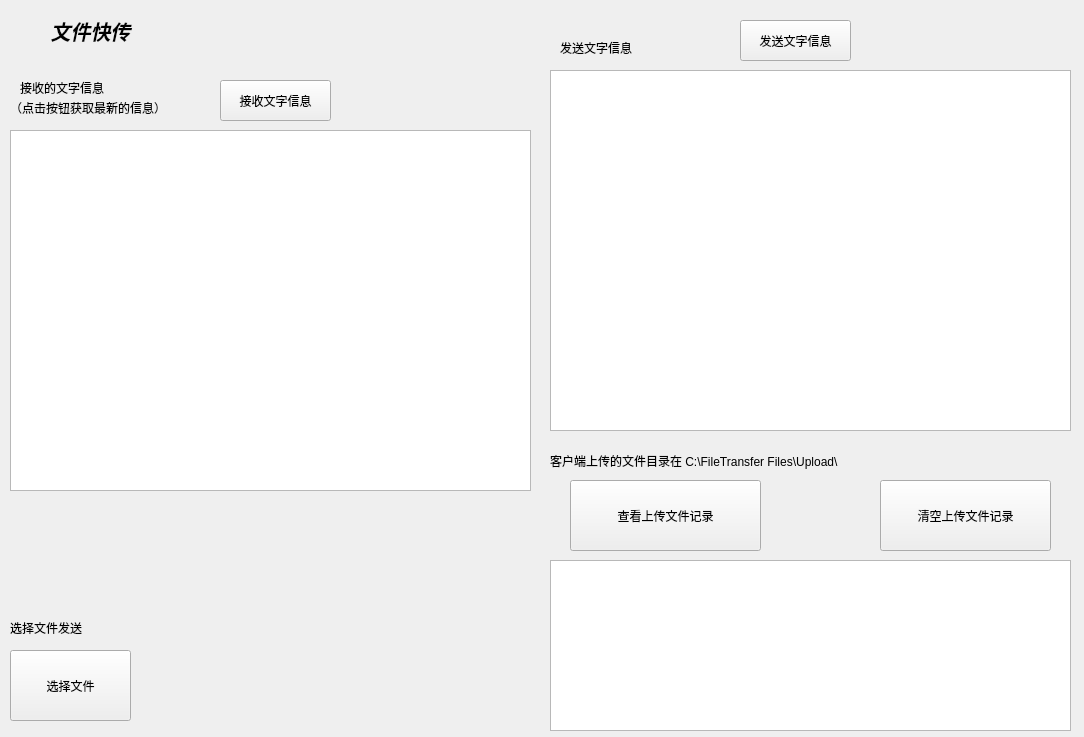
<?xml version="1.0" encoding="UTF-8"?>
<ui version="4.0">
 <class>PcServer</class>
 <widget class="QWidget" name="PcServer">
  <property name="geometry">
   <rect>
    <x>0</x>
    <y>0</y>
    <width>1084</width>
    <height>737</height>
   </rect>
  </property>
  <property name="windowTitle">
   <string>Form</string>
  </property>
  <widget class="QLabel" name="label">
   <property name="geometry">
    <rect>
     <x>10</x>
     <y>510</y>
     <width>521</width>
     <height>21</height>
    </rect>
   </property>
   <property name="styleSheet">
    <string notr="true"/>
   </property>
   <property name="text">
    <string/>
   </property>
  </widget>
  <widget class="QLabel" name="label_2">
   <property name="geometry">
    <rect>
     <x>10</x>
     <y>550</y>
     <width>521</width>
     <height>21</height>
    </rect>
   </property>
   <property name="styleSheet">
    <string notr="true"/>
   </property>
   <property name="text">
    <string/>
   </property>
  </widget>
  <widget class="QLabel" name="label_3">
   <property name="geometry">
    <rect>
     <x>550</x>
     <y>450</y>
     <width>501</width>
     <height>21</height>
    </rect>
   </property>
   <property name="styleSheet">
    <string notr="true"/>
   </property>
   <property name="text">
    <string>客户端上传的文件目录在 C:\FileTransfer Files\Upload\</string>
   </property>
  </widget>
  <widget class="QLabel" name="label_4">
   <property name="geometry">
    <rect>
     <x>20</x>
     <y>80</y>
     <width>111</width>
     <height>16</height>
    </rect>
   </property>
   <property name="styleSheet">
    <string notr="true"/>
   </property>
   <property name="text">
    <string>接收的文字信息</string>
   </property>
  </widget>
  <widget class="QToolButton" name="toolButton">
   <property name="geometry">
    <rect>
     <x>220</x>
     <y>80</y>
     <width>111</width>
     <height>41</height>
    </rect>
   </property>
   <property name="styleSheet">
    <string notr="true"/>
   </property>
   <property name="text">
    <string>接收文字信息</string>
   </property>
  </widget>
  <widget class="QLabel" name="label_5">
   <property name="geometry">
    <rect>
     <x>10</x>
     <y>100</y>
     <width>201</width>
     <height>16</height>
    </rect>
   </property>
   <property name="styleSheet">
    <string notr="true"/>
   </property>
   <property name="text">
    <string>（点击按钮获取最新的信息）</string>
   </property>
  </widget>
  <widget class="QToolButton" name="toolButton_2">
   <property name="geometry">
    <rect>
     <x>740</x>
     <y>20</y>
     <width>111</width>
     <height>41</height>
    </rect>
   </property>
   <property name="styleSheet">
    <string notr="true"/>
   </property>
   <property name="text">
    <string>发送文字信息</string>
   </property>
  </widget>
  <widget class="QLabel" name="label_7">
   <property name="geometry">
    <rect>
     <x>560</x>
     <y>40</y>
     <width>111</width>
     <height>16</height>
    </rect>
   </property>
   <property name="styleSheet">
    <string notr="true"/>
   </property>
   <property name="text">
    <string>发送文字信息</string>
   </property>
  </widget>
  <widget class="QToolButton" name="toolButton_3">
   <property name="geometry">
    <rect>
     <x>10</x>
     <y>650</y>
     <width>121</width>
     <height>71</height>
    </rect>
   </property>
   <property name="styleSheet">
    <string notr="true"/>
   </property>
   <property name="text">
    <string>选择文件</string>
   </property>
  </widget>
  <widget class="QLabel" name="label_6">
   <property name="geometry">
    <rect>
     <x>150</x>
     <y>590</y>
     <width>381</width>
     <height>131</height>
    </rect>
   </property>
   <property name="styleSheet">
    <string notr="true"/>
   </property>
   <property name="text">
    <string/>
   </property>
   <property name="textFormat">
    <enum>Qt::RichText</enum>
   </property>
   <property name="wordWrap">
    <bool>true</bool>
   </property>
  </widget>
  <widget class="QTextEdit" name="textEdit_3">
   <property name="geometry">
    <rect>
     <x>550</x>
     <y>70</y>
     <width>521</width>
     <height>361</height>
    </rect>
   </property>
   <property name="styleSheet">
    <string notr="true"/>
   </property>
  </widget>
  <widget class="QLabel" name="label_8">
   <property name="geometry">
    <rect>
     <x>10</x>
     <y>620</y>
     <width>111</width>
     <height>16</height>
    </rect>
   </property>
   <property name="styleSheet">
    <string notr="true"/>
   </property>
   <property name="text">
    <string>选择文件发送</string>
   </property>
  </widget>
  <widget class="QTextEdit" name="textEdit_4">
   <property name="geometry">
    <rect>
     <x>10</x>
     <y>130</y>
     <width>521</width>
     <height>361</height>
    </rect>
   </property>
   <property name="styleSheet">
    <string notr="true"/>
   </property>
  </widget>
  <widget class="QToolButton" name="toolButton_4">
   <property name="geometry">
    <rect>
     <x>570</x>
     <y>480</y>
     <width>191</width>
     <height>71</height>
    </rect>
   </property>
   <property name="styleSheet">
    <string notr="true"/>
   </property>
   <property name="text">
    <string>查看上传文件记录</string>
   </property>
  </widget>
  <widget class="QTextBrowser" name="textBrowser">
   <property name="geometry">
    <rect>
     <x>550</x>
     <y>560</y>
     <width>521</width>
     <height>171</height>
    </rect>
   </property>
   <property name="styleSheet">
    <string notr="true"/>
   </property>
  </widget>
  <widget class="QToolButton" name="toolButton_5">
   <property name="geometry">
    <rect>
     <x>880</x>
     <y>480</y>
     <width>171</width>
     <height>71</height>
    </rect>
   </property>
   <property name="styleSheet">
    <string notr="true"/>
   </property>
   <property name="text">
    <string>清空上传文件记录</string>
   </property>
  </widget>
  <widget class="QToolButton" name="closeBtn">
   <property name="geometry">
    <rect>
     <x>1350</x>
     <y>70</y>
     <width>41</width>
     <height>41</height>
    </rect>
   </property>
   <property name="text">
    <string/>
   </property>
   <property name="icon">
    <iconset resource="res.qrc">
     <normaloff>:/res/close.png</normaloff>:/res/close.png</iconset>
   </property>
   <property name="iconSize">
    <size>
     <width>50</width>
     <height>50</height>
    </size>
   </property>
   <property name="autoRaise">
    <bool>true</bool>
   </property>
  </widget>
  <widget class="QToolButton" name="toolButton_6">
   <property name="geometry">
    <rect>
     <x>0</x>
     <y>0</y>
     <width>181</width>
     <height>61</height>
    </rect>
   </property>
   <property name="minimumSize">
    <size>
     <width>30</width>
     <height>30</height>
    </size>
   </property>
   <property name="font">
    <font>
     <pointsize>15</pointsize>
     <weight>75</weight>
     <italic>true</italic>
     <bold>true</bold>
     <underline>false</underline>
     <strikeout>false</strikeout>
    </font>
   </property>
   <property name="styleSheet">
    <string notr="true">background-color: #2A0081e1;
      
border-radius: 30px;
      border-width: 2px;
      border-color: beige;
QListView::item:hover {
      background: qlineargradient(x1: 0, y1: 0, x2: 0, y2: 1,
                                  stop: 0 #00ff26, stop: 1 #87ffa9);
border-radius: 30px;
  }
QListView::item:selected:!active {
      background: qlineargradient(x1: 0, y1: 0, x2: 0, y2: 1,
                                  stop: 0 #ff4727, stop: 1 #ff5546);
border-radius: 30px;
  }
</string>
   </property>
   <property name="text">
    <string>文件快传</string>
   </property>
   <property name="icon">
    <iconset resource="res.qrc">
     <normaloff>:/res/app_icon.png</normaloff>:/res/app_icon.png</iconset>
   </property>
   <property name="iconSize">
    <size>
     <width>60</width>
     <height>60</height>
    </size>
   </property>
   <property name="toolButtonStyle">
    <enum>Qt::ToolButtonTextBesideIcon</enum>
   </property>
   <property name="autoRaise">
    <bool>true</bool>
   </property>
  </widget>
  <widget class="QToolButton" name="closeBtn_2">
   <property name="geometry">
    <rect>
     <x>1040</x>
     <y>0</y>
     <width>41</width>
     <height>41</height>
    </rect>
   </property>
   <property name="text">
    <string/>
   </property>
   <property name="icon">
    <iconset resource="res.qrc">
     <normaloff>:/res/close.png</normaloff>:/res/close.png</iconset>
   </property>
   <property name="iconSize">
    <size>
     <width>50</width>
     <height>50</height>
    </size>
   </property>
   <property name="autoRaise">
    <bool>true</bool>
   </property>
  </widget>
 </widget>
 <resources>
  <include location="res.qrc"/>
 </resources>
 <connections/>
</ui>
